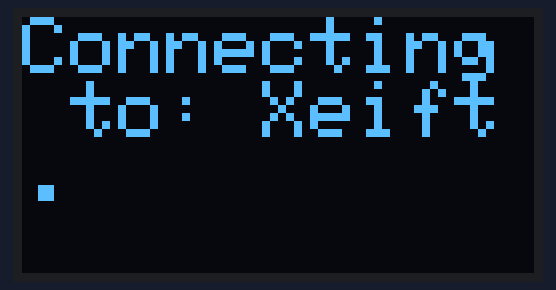
A sketch run on a simulated ESP32-C3. On the bench: 128×64 one-colour display. WiFi joins after 1.5 s; servers stay silent unless stated; what the sketch prints to the serial monitor is not drawn.

Above: at 2.6 s.
At 3.2 s:
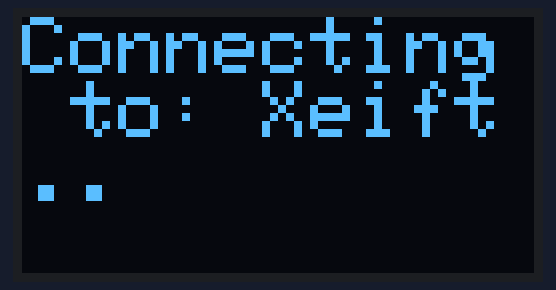
At 3.9 s:
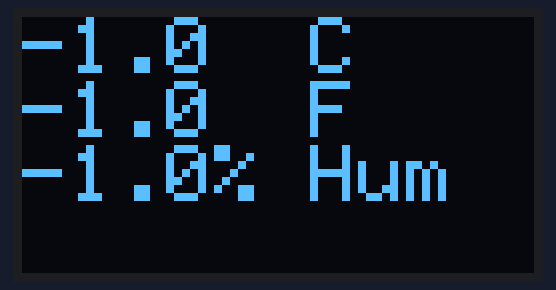

Measured:
- what the display in image 0 shows lasts 0.5 s, from 2.6 s to 3.1 s

The sketch:

ESP32C3_Glass.ino
```cpp
#include <WiFi.h>
#include <HTTPClient.h>
#include <Wire.h>
#include <Adafruit_GFX.h>
#include <Adafruit_SSD1306.h>
#include <ArduinoJson.h>


#define SCREEN_WIDTH 128 // OLED display width
#define SCREEN_HEIGHT 64 // OLED display height
#define OLED_RESET     -1 // Reset pin # (or -1 if sharing Arduino reset pin)
Adafruit_SSD1306 display(SCREEN_WIDTH, SCREEN_HEIGHT, &Wire, OLED_RESET); // Declaration for SSD1306

const char* ssid     = "Xeift";
const char* password = "13241324";

std::tuple<String, String, String> getDHT11Data();

void setup() {
    Serial.begin(9600);
    display.begin(SSD1306_SWITCHCAPVCC, 0x3C);
    delay(2000);
    display.clearDisplay();
    display.setTextColor(WHITE);

    // Connect to Wi-Fi
    display.setTextSize(2);
    display.setCursor(0, 0);
    display.print("Connecting to: ");
    display.println(ssid);
    display.display();
    WiFi.begin(ssid, password);

    while (WiFi.status() != WL_CONNECTED) {
        delay(500);
        Serial.print(".");
        display.print(".");
        display.display();
    }

    display.clearDisplay();
    display.setTextSize(2);
    display.setCursor(0, 0);
    display.print("Connected!");
    display.println("IP: ");
    display.println(WiFi.localIP());
    display.print("Ready to display =w=");
    display.display();
}

std::tuple<String, String, String> getDHT11Data() {
    HTTPClient http;
    http.begin("http://192.168.242.51/api/get-temp-hum");
    int httpCode = http.GET();

    if (httpCode > 0) {
        String payload = http.getString();
        http.end();
        DynamicJsonDocument doc(1024);
        deserializeJson(doc, payload);

        double temp_f = doc["temp_f"];
        double hum = doc["hum"];
        double temp = doc["temp"];

        String temp_f_str = String(temp_f);
        String hum_str = String(hum);
        String temp_str = String(temp);

        return std::make_tuple(temp_f_str, hum_str, temp_str);
    }
    else {
        Serial.println(httpCode);
        http.end();
        return std::make_tuple("-1.0", "-1.0", "-1.0");
    }
}

void loop() {
    auto [temp_f, hum, temp] = getDHT11Data();

    display.clearDisplay();
    display.setTextSize(2);
    display.setCursor(0, 0);
    display.print(temp);
    display.println("  C");
    display.println(temp_f + "  F");
    display.println(hum + "% Hum");
    display.display();

    delay(5000);
}
```
